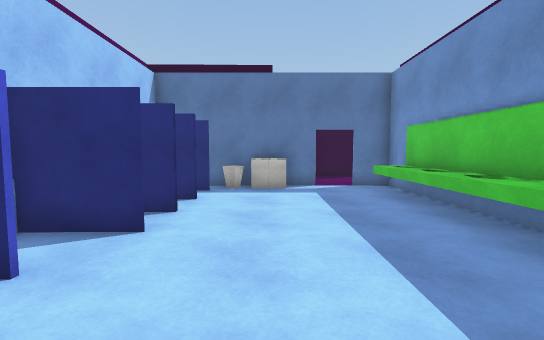
View 1 (above)

17 first-person views from a walk through a 3-D level made in the Unity game engine. The camera is 1.3 m above the floor, tilts 4° down and sees 90° across. The floor is counted in squares, 1 m on a side. Each view is taken from the middle of a square. On the plan, view 1 faces up. The plan holds only what a view shows up to about 13 squares ahead; the rest is blank. The place goes on beyond the plan. The player character is not drawn. Surface patterns are stand-ins for the level's own textures.

View 2
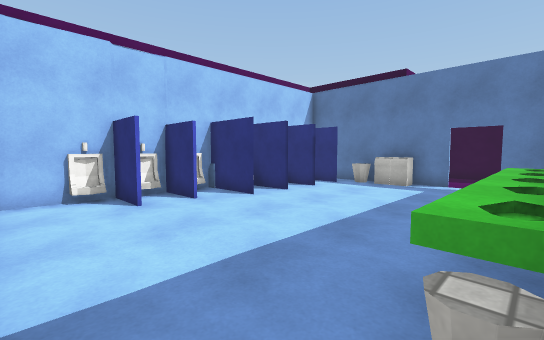

View 3
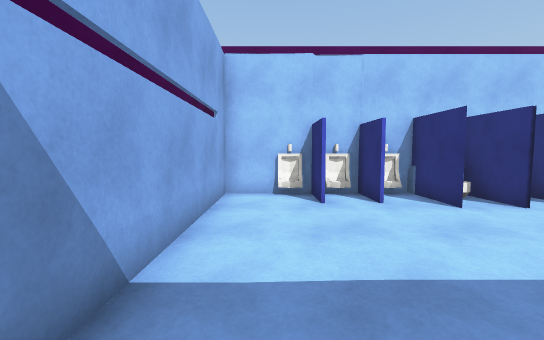

View 4
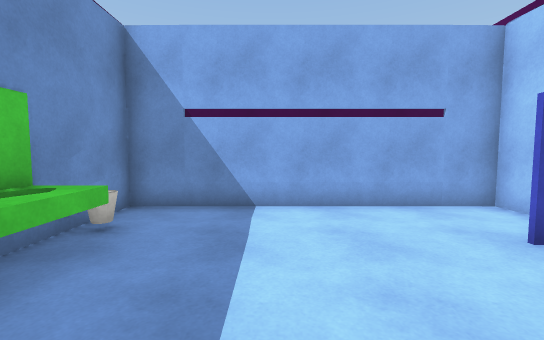

View 5
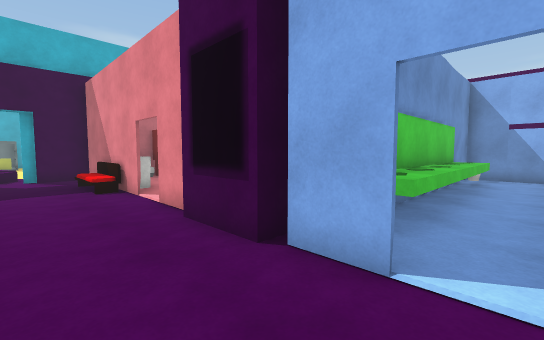

View 6
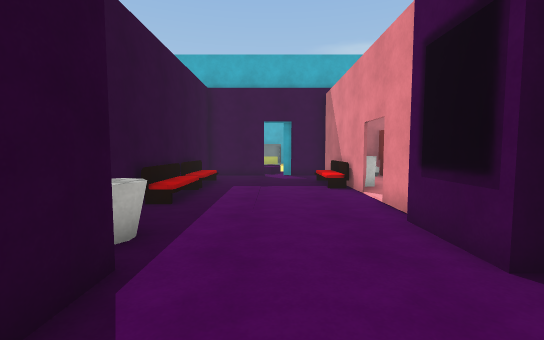

View 7
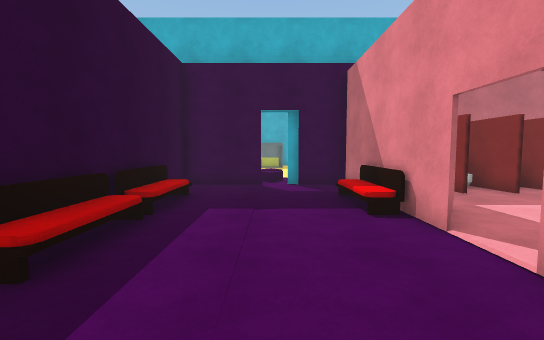

View 8
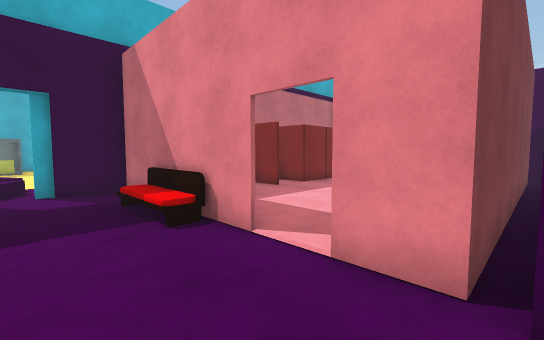

View 9
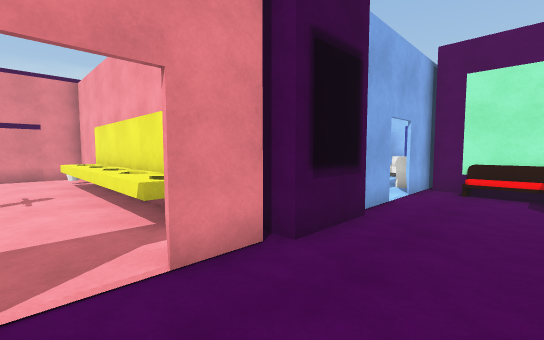

View 10
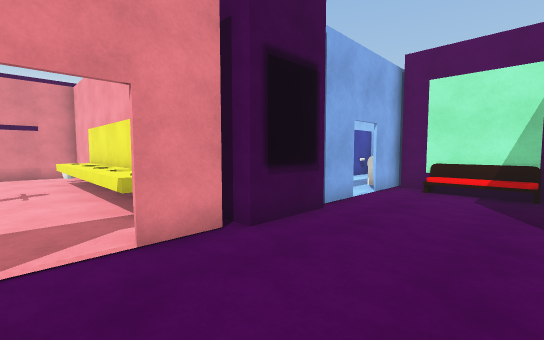

View 11
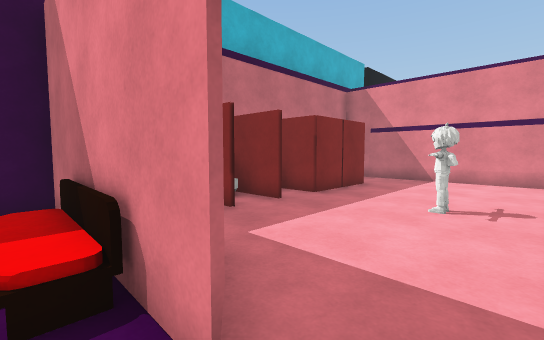

View 12
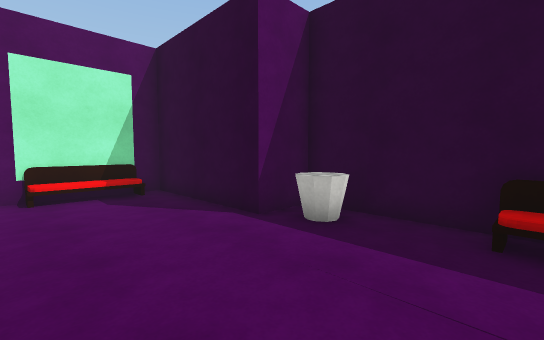

View 13
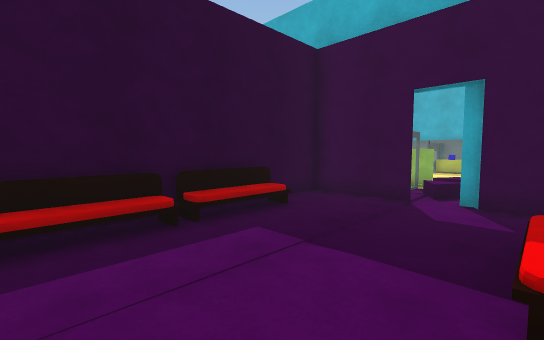

View 14
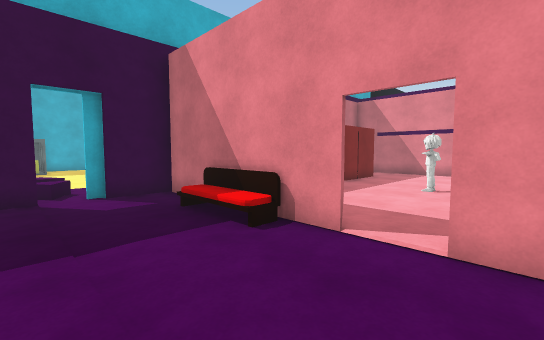

View 15
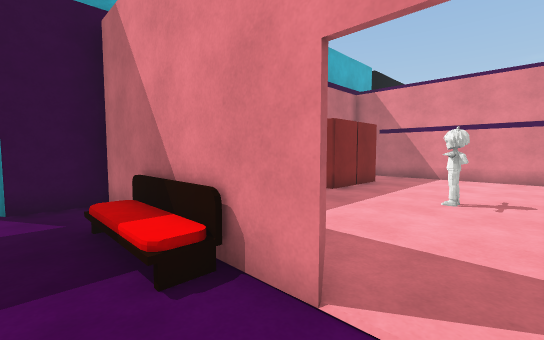

View 16
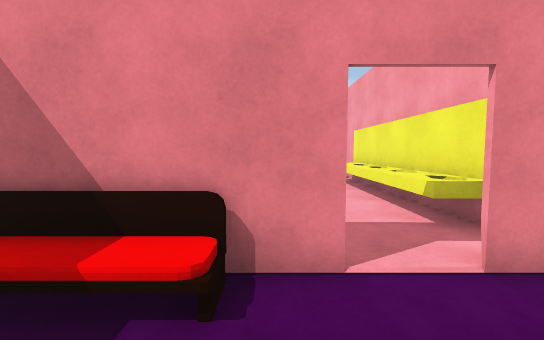

View 17
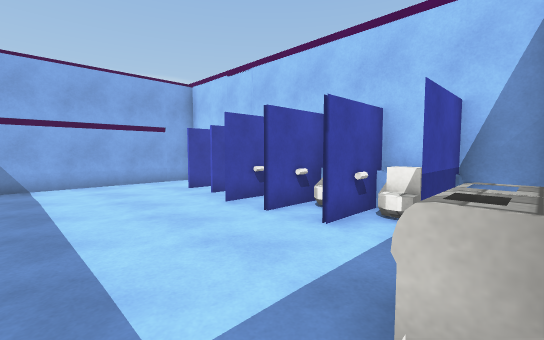

### Floor plan
Key: @ floor where view 1 was taken; # wall or solid block; . main floor; - floor 0.25 m lower than the main floor; / step, stairs or slope; = window, fence, low wall or low ledge; ^ raised ledge; O other object.
Columns run from 5 left of view 1 to 18 right of it. Each row starts with its distance up from view 1.
 17             ###########
 16           #^..OOO///..#
 15      ######^..........#
 14      O................#-
 13      #.................O
 12      #................#.
 11      #...........///..#
 10   #####..#####..#######
  9 ####.....^  #^..==  #
  8 #O.......^  #^....  #
  7 ####.....^  #^.....##
  6 ####.....^  #^.....###
  5 #O.......^  #^.##..=##
  4 ###......^  #^.  ..##
  3  ##......^  #^.....#
  2  #.......^  #^.....#
  1 ###......O# #O.....#
  0 #....@....# #O......
 -1 #.........# #########
 -2 ###########

Where each view was taken, in squares from view 1:
view 1: 0 up, 0 right, facing up
view 2: 1 down, 4 right, facing up-left
view 3: 0 up, 4 right, facing left
view 4: 5 up, 1 right, facing down
view 5: 13 up, 2 right, facing down-right
view 6: 13 up, 2 right, facing right
view 7: 13 up, 6 right, facing right
view 8: 13 up, 7 right, facing down-right
view 9: 13 up, 10 right, facing down-left
view 10: 14 up, 10 right, facing down-left
view 11: 11 up, 9 right, facing down-right
view 12: 11 up, 9 right, facing up-left
view 13: 11 up, 9 right, facing up-right
view 14: 14 up, 8 right, facing down-right
view 15: 12 up, 9 right, facing down-right
view 16: 13 up, 11 right, facing down
view 17: 10 up, 2 right, facing down-left
